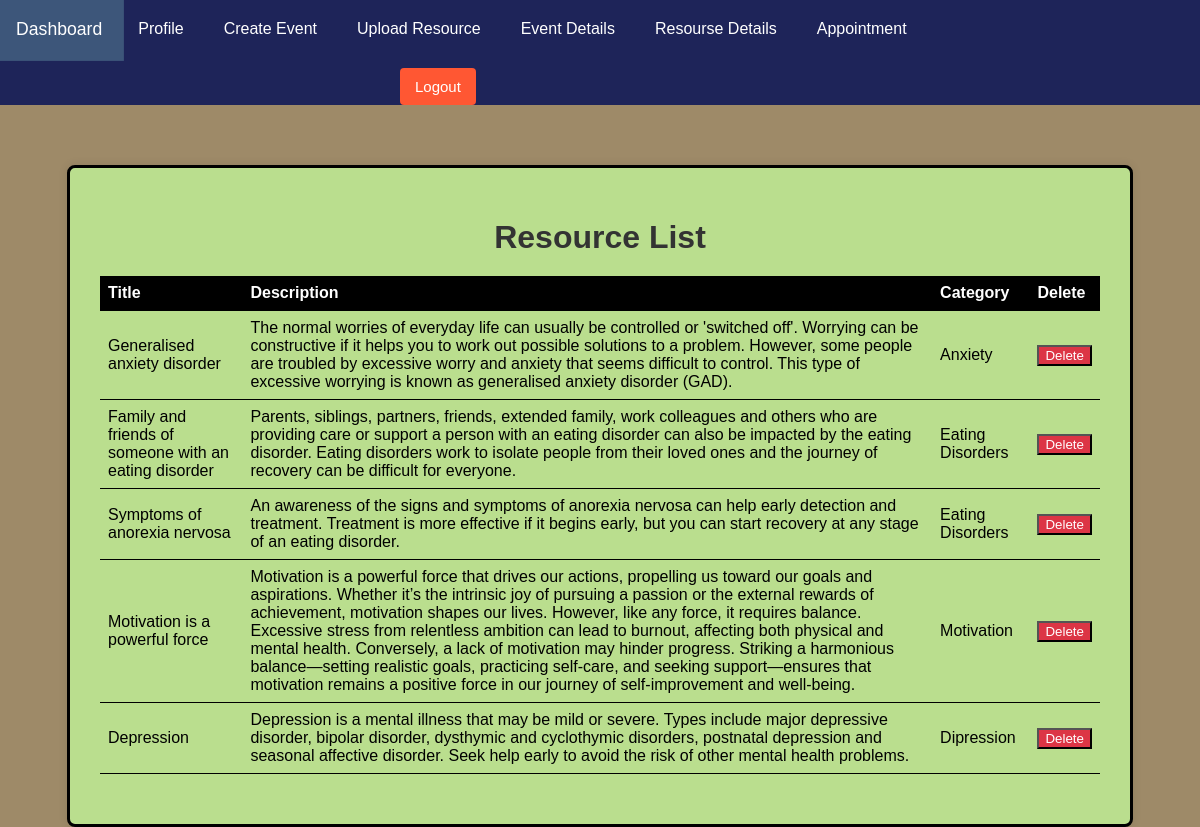
/resourse_detail/ (signed in), run on the app's committed database.
### MentalHealth/models.py (models this page shows, shortened)
class Resource(models.Model):
    CATEGORIES = [
        ('Mental Health', 'Mental Health'),
        ('Stress Management', 'Stress Management'),
        ('Self Care', 'Self Care'),
        ('Motivation', 'Motivation'),
        ('Eating Disorders', 'Eating disorders'),
        ('Anxiety', 'Anxiety disorders'),
        ('Dipression', 'Depression'),
    ]
    title = models.CharField(max_length=255)
    description = models.TextField()
    category = models.CharField(max_length=100, choices=CATEGORIES)
    uploader = models.ForeignKey(Profile, on_delete=models.CASCADE)
    upload_date = models.DateTimeField(auto_now_add=True)

### MentalHealth/views.py (the view)
# urls.py: path('resourse_detail/', views.resourse_detail, name='resourse_detail'),
def resourse_detail(request):
    resourses = Resource.objects.filter(uploader=request.user.profile)
    return render(request, 'resourse_details.html', {'resourses': resourses})

### templates/resourse_details.html (shortened to what this page needs)
<!DOCTYPE html>
<html lang="en">
<head>
</head>
<body>
    {% include 'adminnavbar.html' %}
    <div class="container">
        <h1>Resource List</h1>
        <table>
            <tr>
                <th>Title</th>
                <th>Description</th>
                <th>Category</th>
                <th>Delete</th>
            </tr>
            {% for resourse in resourses %}
            <tr>
                <td>{{ resourse.title }}</td>
                <td>{{ resourse.description }}</td>
                <td>{{ resourse.category }}</td>
                <td class="action">
                    <form method="post" action="{% url 'delete_resourse' resourse.id %}" class="cancel-button">
                        <button type="submit" class="cancel">Delete</button>
                    </form>
                </td>
            </tr>
            {% endfor %}
        </table>
    </div>
</body>
</html>

### templates/resourse_details.html (style rules this page uses)
body { font-family: Arial, sans-serif; background-color: #9e8a68; padding: 0; margin: 0; }
.container { margin-top: 60px; max-width: 1000px; padding: 30px; background-color: #bade8e; border-radius: 8px; box-shadow: 0 0 10px rgba(0, 0, 0, 0.1); border: 3px solid black; margin-left: auto; margin-right: auto; }
table { width: 100%; border-collapse: collapse; margin-bottom: 20px; }
th, td { padding: 8px; text-align: left; border-bottom: 1px solid black; }
th { background-color: black; font-weight: bold; color:white; }
h1 { text-align: center; margin-bottom: 20px; color: #333; }
.cancel { background-color: #dc3545; color: #fff; }

### data on the page
Resource: title "Generalised anxiety disorder", description "The normal worries of everyday life can usually be controlled or 'switched off'. Worrying can be constructive if it helps you to work out possible solutions to a problem. However, some people are troubled by excessive worry and anxiety that seems difficult to control. This type of excessive worrying is known as generalised anxiety disorder (GAD).", category "Anxiety"
Resource: title "Family and friends of someone with an eating disorder", description "Parents, siblings, partners, friends, extended family, work colleagues and others who are providing care or support a person with an eating disorder can also be impacted by the eating disorder. Eating disorders work to isolate people from their loved ones and the journey of recovery can be difficult for everyone.", category "Eating Disorders"
Resource: title "Symptoms of anorexia nervosa", description "An awareness of the signs and symptoms of anorexia nervosa can help early detection and treatment. Treatment is more effective if it begins early, but you can start recovery at any stage of an eating disorder.", category "Eating Disorders"
Resource: title "Motivation is a powerful force", description "Motivation is a powerful force that drives our actions, propelling us toward our goals and aspirations. Whether it’s the intrinsic joy of pursuing a passion or the external rewards of achievement, motivation shapes our lives. However, like any force, it requires balance. Excessive stress from relentless ambition can lead to burnout, affecting both physical and mental health. Conversely, a lack of motivation may hinder progress. Striking a harmonious balance—setting realistic goals, practicing self-care, and seeking support—ensures that motivation remains a positive force in our journey of self-improvement and well-being.", category "Motivation"
Resource: title "Depression", description "Depression is a mental illness that may be mild or severe. Types include major depressive disorder, bipolar disorder, dysthymic and cyclothymic disorders, postnatal depression and seasonal affective disorder. Seek help early to avoid the risk of other mental health problems.", category "Dipression"
